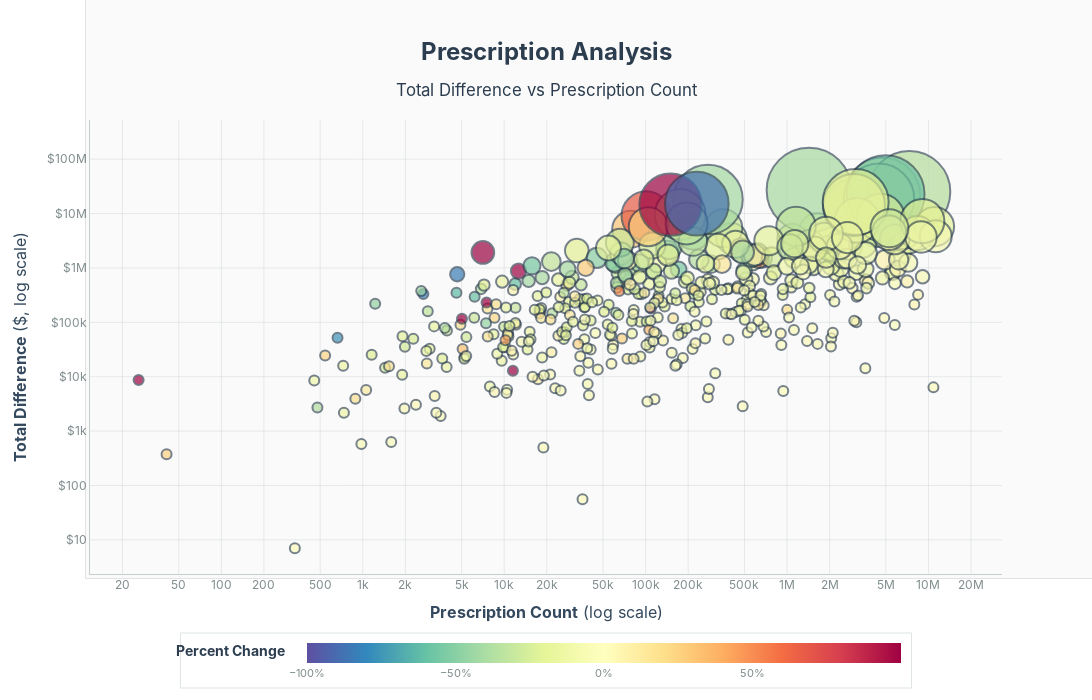

The notebook cell this image was saved under:
### Code cell
date_id = 120
state_filter = 'XX'  # Example state filter, replace with actual state code if needed
df = fetch_data(date_id, 'XX', 'product_group').collect()

def scatter_plot(df: pl.DataFrame):
    fig = px.scatter(
        df,
        x='rx_count',
        y='total_diff_abs',
        size='total_diff_abs',
        color='percent_change',
        title='Prescription Analysis: Total Difference vs Prescription Count',
        log_x=True,
        log_y=True,
        size_max=60,  # Slightly smaller max size to reduce overlap
        color_continuous_scale='Spectral_r',  # High contrast color scale for better visibility
    )

    # Custom hovertemplate
    hovertemplate = (
        "<b>Product:</b> %{customdata[0]}<br>"
        "<b>Classification:</b> %{customdata[1]}<br>"
        "<b>Avg Unit Change:</b> %{customdata[2]:$.2f}<br>"
        "<b>Avg New NADAC:</b> %{customdata[3]:$.2f}<br>"
        "<b>Avg Old NADAC:</b> %{customdata[4]:$.2f}<br>"
        "<b>Total Diff:</b> %{customdata[5]:$,.0f}<br>"
        "<b>Avg Diff Per Rx:</b> %{customdata[6]:$.2f}<br>"
        "<b>Rx Count:</b> %{customdata[7]:,.0f}<br>"
        "<b>Units:</b> %{customdata[8]:,.0f}<br>"
        "<b>Avg Percent Change:</b> %{customdata[9]:.1%}<br>"
        "<extra></extra>"
    )    # Prepare customdata for hovertemplate
    fig.update_traces(
        customdata=df[[
            'product_group',
            'classification',
            'avg_unit_change',
            'avg_new_nadac',
            'avg_old_nadac',
            'total_diff',
            'diff_per_rx',
            'rx_count',
            'units',
            'percent_change'
        ]].to_numpy(),        hovertemplate=hovertemplate,
        marker={
            'sizemin': 5,
              # Slightly smaller max size to reduce overlap
            'line': {'width': 2, 'color': 'rgba(44, 62, 80, 0.9)'},  # Darker, thicker borders
            'opacity': 0.7  # Reduced opacity to see overlapping bubbles
        },
    )

    fig.update_layout(
        title={
            'text': '<b>Prescription Analysis</b><br><sub>Total Difference vs Prescription Count</sub>',
            'x': 0.5,
            'xanchor': 'center',
            'font': {'size': 24, 'family': 'Inter, Segoe UI, Arial, sans-serif', 'color': '#2c3e50'}
        },
        xaxis={
            'title': {
                'text': '<b>Prescription Count</b> (log scale)', 
                'font': {'size': 16, 'family': 'Inter, Segoe UI, Arial, sans-serif', 'color': '#34495e'}
            },
            'tickformat': '~s',
            'gridcolor': 'rgba(189, 195, 199, 0.3)',
            'gridwidth': 1,
            'showline': True,
            'linecolor': 'rgba(149, 165, 166, 0.5)',
            'linewidth': 1,
            'tickfont': {'size': 12, 'color': '#7f8c8d'}
        },
        yaxis={
            'title': {
                'text': '<b>Total Difference</b> ($, log scale)', 
                'font': {'size': 16, 'family': 'Inter, Segoe UI, Arial, sans-serif', 'color': '#34495e'}
            },
            'tickformat': '$~s',
            'gridcolor': 'rgba(189, 195, 199, 0.3)',
            'gridwidth': 1,
            'showline': True,
            'linecolor': 'rgba(149, 165, 166, 0.5)',
            'linewidth': 1,
            'tickfont': {'size': 12, 'color': '#7f8c8d'}
        },        coloraxis={
            'cmin': -1,
            'cmax': 1,
            'colorscale': 'Spectral_r',  # High contrast color scale
            'colorbar': {
                'title': {
                    'text': '<b>Percent Change</b>', 
                    'font': {'size': 14, 'family': 'Inter, Segoe UI, Arial, sans-serif', 'color': '#2c3e50'}
                },
                'tickformat': '.0%',
                'orientation': 'h',
                'x': 0.5,
                'y': -0.25,
                'len': 0.8,
                'thickness': 20,
                'tickfont': {'size': 11, 'color': '#7f8c8d'},
                'bordercolor': 'rgba(149, 165, 166, 0.3)',
                'borderwidth': 1
            }
        },
        plot_bgcolor='rgba(255, 255, 255, 0.95)',  # Nearly white background for better contrast
        paper_bgcolor='white',
        font={'family': 'Inter, Segoe UI, Arial, sans-serif', 'size': 12, 'color': '#2c3e50'},
        margin={'l': 90, 'r': 90, 't': 120, 'b': 120},        width=1400,
        height=700,
        showlegend=False,
        # Configure hover mode for better interaction with overlapping points
        hovermode='closest',
        # Add subtle shadow effect
        annotations=[
            dict(
                text="",
                showarrow=False,
                xref="paper", yref="paper",
                x=0, y=0, xanchor='left', yanchor='bottom',
                xshift=-5, yshift=-5,
                bordercolor="rgba(0,0,0,0.1)",
                borderwidth=1,
                bgcolor="rgba(0,0,0,0.02)",
                width=1410, height=710
            )
        ]
    )

    return fig
scatter_plot(df)

### Figure 1 — Plotly figure (JSON) as saved in the notebook; plotly's stock layout.template omitted (floating-point values rounded to 4 significant figures; data arrays with more than 128 entries replaced by an {"elided": "..."} marker saying what was removed)
{"data": [{"customdata": {"elided": "446x10 mixed values"}, "hovertemplate": "<b>Product:</b> %{customdata[0]}<br><b>Classification:</b> %{customdata[1]}<br><b>Avg Unit Change:</b> %{customdata[2]:$.2f}<br><b>Avg New NADAC:</b> %{customdata[3]:$.2f}<br><b>Avg Old NADAC:</b> %{customdata[4]:$.2f}<br><b>Total Diff:</b> %{customdata[5]:$,.0f}<br><b>Avg Diff Per Rx:</b> %{customdata[6]:$.2f}<br><b>Rx Count:</b> %{customdata[7]:,.0f}<br><b>Units:</b> %{customdata[8]:,.0f}<br><b>Avg Percent Change:</b> %{customdata[9]:.1%}<br><extra></extra>", "legendgroup": "", "marker": {"color": {"elided": "446 float values"}, "coloraxis": "coloraxis", "line": {"color": "rgba(44, 62, 80, 0.9)", "width": 2}, "opacity": 0.7, "size": {"elided": "446 int values"}, "sizemin": 5, "sizemode": "area", "sizeref": 7483.0, "symbol": "circle"}, "mode": "markers", "name": "", "orientation": "v", "showlegend": false, "type": "scatter", "x": {"elided": "446 float values"}, "xaxis": "x", "y": {"elided": "446 int values"}, "yaxis": "y"}], "layout": {"annotations": [{"bgcolor": "rgba(0,0,0,0.02)", "bordercolor": "rgba(0,0,0,0.1)", "borderwidth": 1, "height": 710, "showarrow": false, "text": "", "width": 1410, "x": 0, "xanchor": "left", "xref": "paper", "xshift": -5, "y": 0, "yanchor": "bottom", "yref": "paper", "yshift": -5}], "coloraxis": {"cmax": 1, "cmin": -1, "colorbar": {"bordercolor": "rgba(149, 165, 166, 0.3)", "borderwidth": 1, "len": 0.8, "orientation": "h", "thickness": 20, "tickfont": {"color": "#7f8c8d", "size": 11}, "tickformat": ".0%", "title": {"font": {"color": "#2c3e50", "family": "Inter, Segoe UI, Arial, sans-serif", "size": 14}, "text": "<b>Percent Change</b>"}, "x": 0.5, "y": -0.25}, "colorscale": [[0, "rgb(94,79,162)"], [0.1, "rgb(50,136,189)"], [0.2, "rgb(102,194,165)"], [0.3, "rgb(171,221,164)"], [0.4, "rgb(230,245,152)"], [0.5, "rgb(255,255,191)"], [0.6, "rgb(254,224,139)"], [0.7, "rgb(253,174,97)"], [0.8, "rgb(244,109,67)"], [0.9, "rgb(213,62,79)"], [1, "rgb(158,1,66)"]]}, "font": {"color": "#2c3e50", "family": "Inter, Segoe UI, Arial, sans-serif", "size": 12}, "height": 700, "hovermode": "closest", "legend": {"itemsizing": "constant", "tracegroupgap": 0}, "margin": {"b": 120, "l": 90, "r": 90, "t": 120}, "paper_bgcolor": "white", "plot_bgcolor": "rgba(255, 255, 255, 0.95)", "showlegend": false, "title": {"font": {"color": "#2c3e50", "family": "Inter, Segoe UI, Arial, sans-serif", "size": 24}, "text": "<b>Prescription Analysis</b><br><sub>Total Difference vs Prescription Count</sub>", "x": 0.5, "xanchor": "center"}, "width": 1400, "xaxis": {"anchor": "y", "domain": [0, 1], "gridcolor": "rgba(189, 195, 199, 0.3)", "gridwidth": 1, "linecolor": "rgba(149, 165, 166, 0.5)", "linewidth": 1, "showline": true, "tickfont": {"color": "#7f8c8d", "size": 12}, "tickformat": "~s", "title": {"font": {"color": "#34495e", "family": "Inter, Segoe UI, Arial, sans-serif", "size": 16}, "text": "<b>Prescription Count</b> (log scale)"}, "type": "log"}, "yaxis": {"anchor": "x", "domain": [0, 1], "gridcolor": "rgba(189, 195, 199, 0.3)", "gridwidth": 1, "linecolor": "rgba(149, 165, 166, 0.5)", "linewidth": 1, "showline": true, "tickfont": {"color": "#7f8c8d", "size": 12}, "tickformat": "$~s", "title": {"font": {"color": "#34495e", "family": "Inter, Segoe UI, Arial, sans-serif", "size": 16}, "text": "<b>Total Difference</b> ($, log scale)"}, "type": "log"}}}
